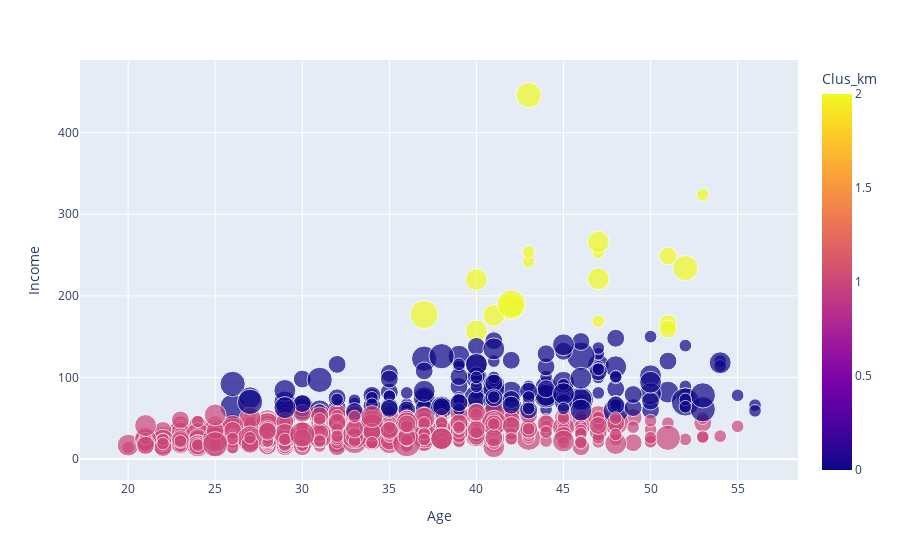

Write notebook code for a chart like this one.
### Code cell
import plotly.express as px
fig = px.scatter(df, x="Age", y="Income", color="Clus_km",
                 size='Edu', hover_data=['Years Employed'])
fig.show()

### Figure 1 — Plotly figure (JSON) as saved in the notebook; plotly's stock layout.template omitted (floating-point values rounded to 4 significant figures; data arrays with more than 128 entries replaced by an {"elided": "..."} marker saying what was removed)
{"data": [{"customdata": {"elided": "850x1 int values"}, "hovertemplate": "Age=%{x}<br>Income=%{y}<br>Edu=%{marker.size}<br>Years Employed=%{customdata[0]}<br>Clus_km=%{marker.color}<extra></extra>", "legendgroup": "", "marker": {"color": {"elided": "850 int values"}, "coloraxis": "coloraxis", "size": {"elided": "850 int values"}, "sizemode": "area", "sizeref": 0.0125, "symbol": "circle"}, "mode": "markers", "name": "", "orientation": "v", "showlegend": false, "type": "scatter", "x": {"elided": "850 int values"}, "xaxis": "x", "y": {"elided": "850 int values"}, "yaxis": "y"}], "layout": {"coloraxis": {"colorbar": {"title": {"text": "Clus_km"}}, "colorscale": [[0, "#0d0887"], [0.1111, "#46039f"], [0.2222, "#7201a8"], [0.3333, "#9c179e"], [0.4444, "#bd3786"], [0.5556, "#d8576b"], [0.6667, "#ed7953"], [0.7778, "#fb9f3a"], [0.8889, "#fdca26"], [1, "#f0f921"]]}, "legend": {"itemsizing": "constant", "tracegroupgap": 0}, "margin": {"t": 60}, "xaxis": {"anchor": "y", "domain": [0, 1], "title": {"text": "Age"}}, "yaxis": {"anchor": "x", "domain": [0, 1], "title": {"text": "Income"}}}}
